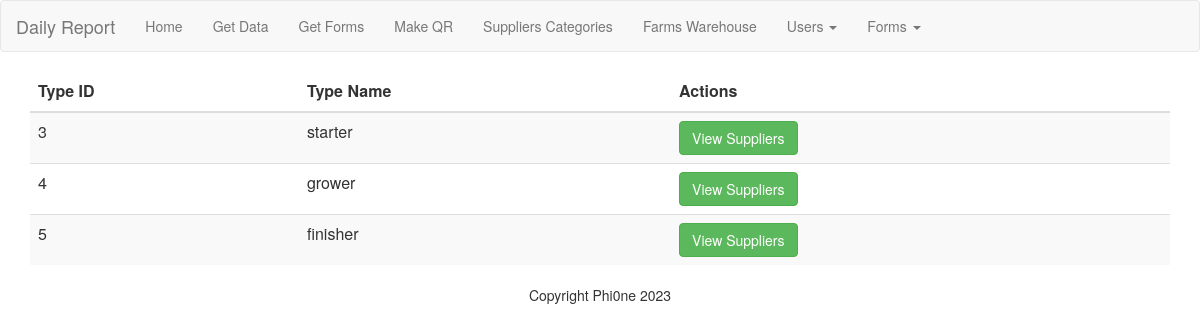
The app's page /types_table/2 with its own data.
### model.py (models this page shows, shortened)
class Type(db.Model):
    id = db.Column(db.Integer, primary_key=True)
    type = db.Column(db.String(120), nullable=False)
    category_id = db.Column(db.Integer, db.ForeignKey('category.id'), nullable=False)

### app.py (the view)
@app.route('/types_table/<category_id>', methods=['GET', 'POST'])
def view_types(category_id):
    print(11)
    if request.method == 'POST':
        print(22)
        type_id = request.form.get('type_id')
        if type_id:
            pass
    from categories.categoriesModel import get_types_by_category_id
    types = get_types_by_category_id(category_id)
    return render_template("types_table.html", types=types, category_id=category_id)

### categories/categoriesModel.py (called while the page is built)
def get_types_by_category_id(category_id):
    types = Type.query.filter_by(category_id=category_id).all()
    return types

### templates/types_table.html (shortened to what this page needs)
{% extends "base.html" %}
{% block content %}
<div class="container">
    <table class="table table-striped">
        <thead>
            <tr>
                <th>Type ID</th>
                <th>Type Name</th>
                <th>Actions</th>
            </tr>
        </thead>
        <tbody>
            {% for type in types %}
            <tr>
                <td>{{ type.id }}</td>
                <td>{{ type.type }}</td>
                <td>
                    <button class="btn btn-success" onclick="window.location.href='/suppliers_table/{{ type.id }}'">View Suppliers</button>
                </td>
            </tr>
            {% endfor %}
        </tbody>
    </table>
</div>
{% endblock %}

### records on screen
Type: id "3", type "starter"
Type: id "4", type "grower"
Type: id "5", type "finisher"
